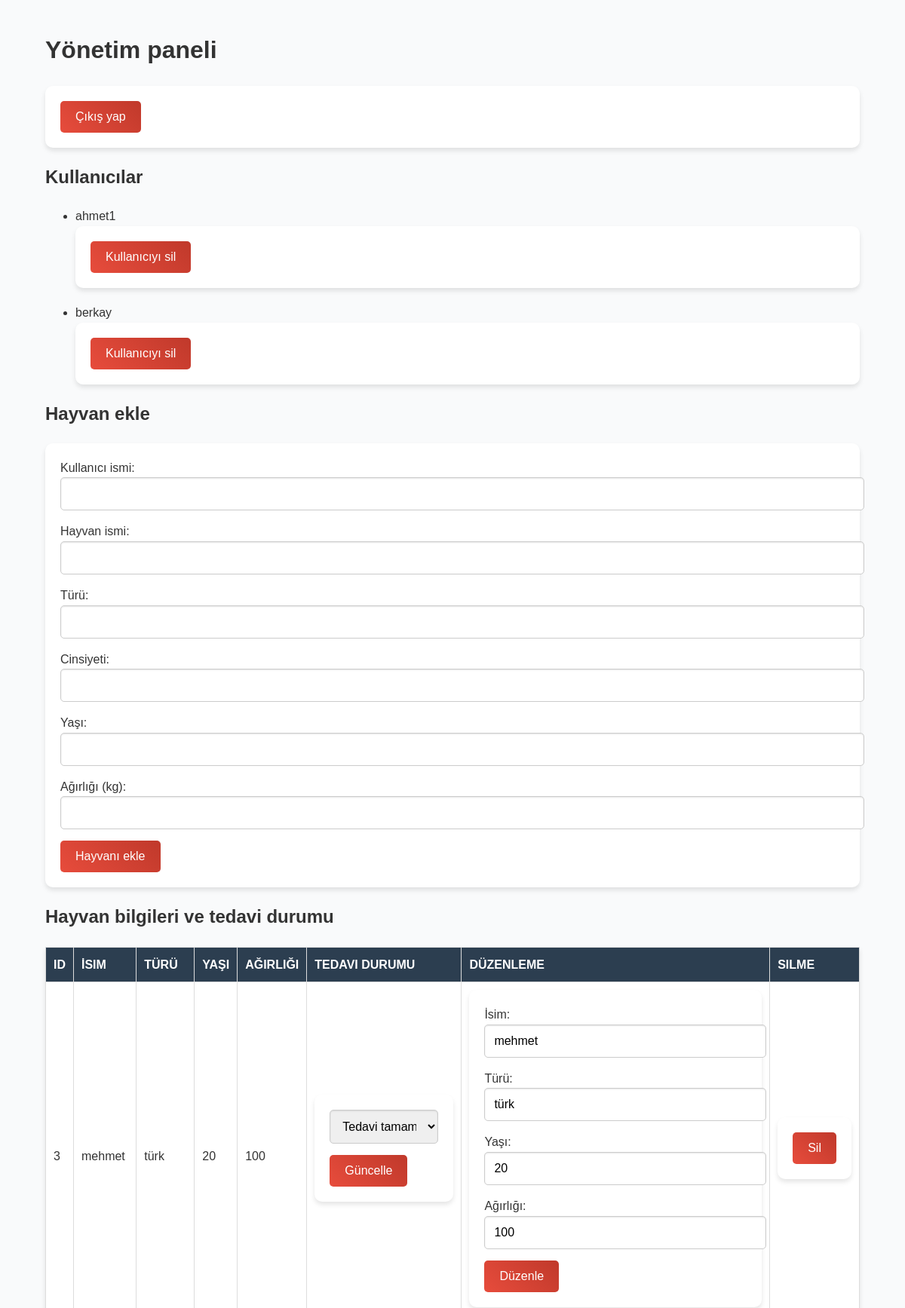
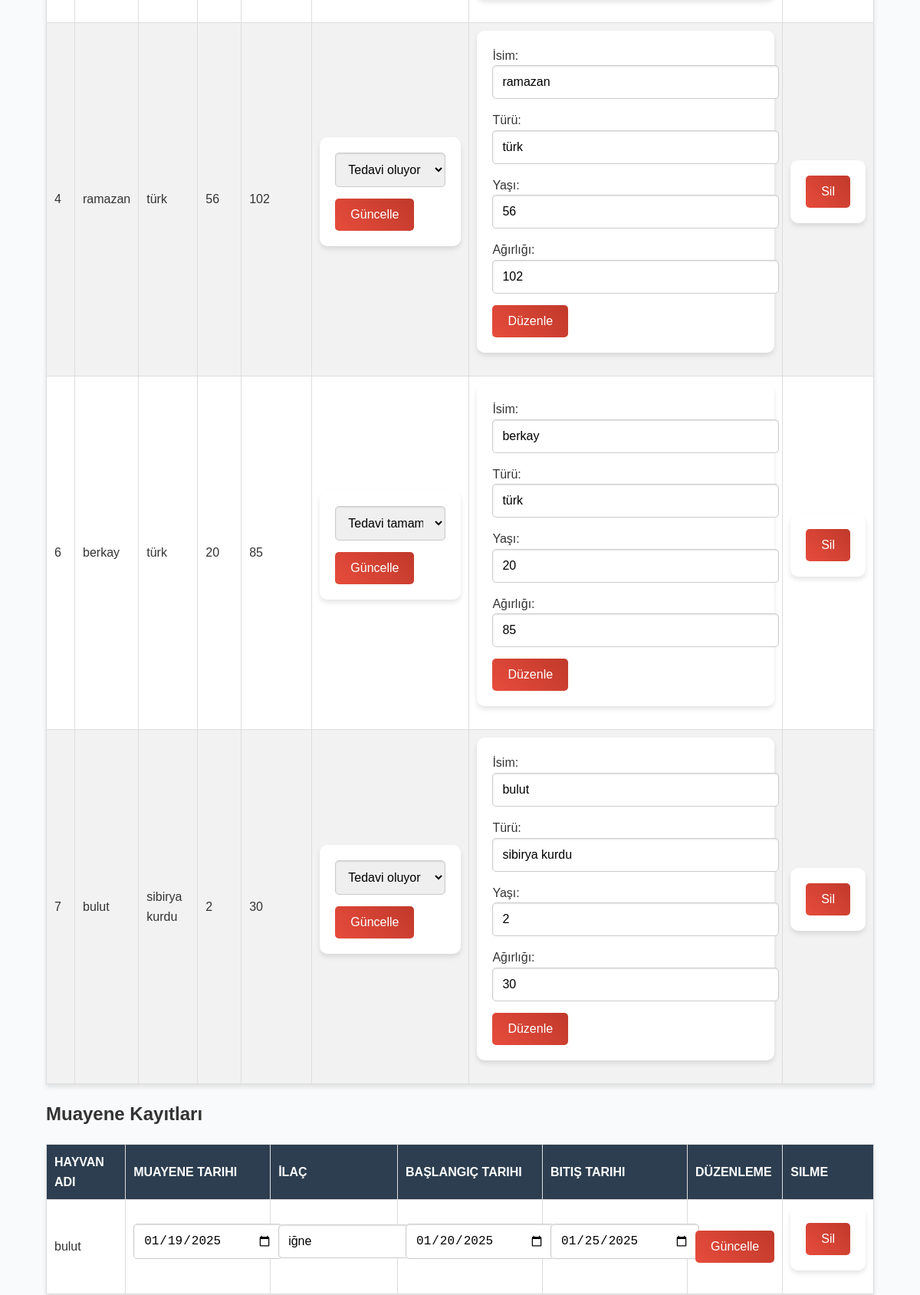
/admin_panel.php (signed in, upper part), run on the app's committed database (2 pictures, top to bottom).
### tables this page shows
CREATE TABLE `users` (
  `id` int(11) NOT NULL,
  `username` varchar(255) NOT NULL,
  `password` varchar(255) NOT NULL,
  `is_admin` int(1) NOT NULL
);

CREATE TABLE `pets` (
  `pet_id` int(255) NOT NULL,
  `exam_date` varchar(255) NOT NULL,
  `medication` varchar(255) NOT NULL,
  `start_date` varchar(255) NOT NULL,
  `end_date` varchar(255) NOT NULL,
  `user_id` int(11) NOT NULL,
  `pet_name` varchar(255) NOT NULL,
  `id` int(11) NOT NULL,
  `species` varchar(255) NOT NULL,
  `breed` varchar(255) NOT NULL,
  `age` int(11) NOT NULL,
  `weight` int(11) NOT NULL,
  `treatment_status` varchar(255) NOT NULL
);

CREATE TABLE `examinations` (
  `pet_id` int(11) NOT NULL,
  `exam_date` date NOT NULL,
  `medication` varchar(255) NOT NULL,
  `start_date` date NOT NULL,
  `end_date` date NOT NULL
);

### admin_panel.php (the view, shortened to what this page needs)
<?php
require_once 'config.php';
$users = $pdo->query("SELECT id, username FROM users WHERE is_admin = FALSE")->fetchAll(PDO::FETCH_ASSOC);
$animals = $pdo->query("SELECT * FROM pets")->fetchAll(PDO::FETCH_ASSOC);
$examinations = $pdo->query("
    SELECT e.pet_id, e.exam_date, e.medication, e.start_date, e.end_date, p.pet_name
    FROM examinations e
    JOIN pets p ON e.pet_id = p.pet_id
")->fetchAll(PDO::FETCH_ASSOC);
?>
<!DOCTYPE html>
<html lang="en">
<head>
    <link rel="stylesheet" href="styles.css">
</head>
<body>
    <div class="container">
        <h1>Yönetim paneli</h1>
        <form action="logout.php" method="post" class="logout-form">
            <button type="submit" class="btn logout">Çıkış yap</button>
        </form>
        <section>
            <h2>Kullanıcılar</h2>
            <ul class="user-list">
                <?php foreach ($users as $user): ?>
                    <li>
                        <?= htmlspecialchars($user['username']); ?>
                        <form action="admin_panel.php" method="post" class="inline-form">
                            <button type="submit" name="delete_user" class="btn delete">Kullanıcıyı sil</button>
                        </form>
                    </li>
                <?php endforeach; ?>
            </ul>
        </section>
        <section>
            <h2>Hayvan ekle</h2>
            <form action="admin_panel.php" method="post">
                <label for="username">Kullanıcı ismi:</label>
                <input type="text" id="username" name="username" required>
                <label for="pet_name">Hayvan ismi:</label>
                <input type="text" id="pet_name" name="pet_name" required>
                <label for="species">Türü:</label>
                <input type="text" id="species" name="species" required>
                <label for="breed">Cinsiyeti:</label>
                <input type="text" id="breed" name="breed">
                <label for="age">Yaşı:</label>
                <input type="number" id="age" name="age" required>
                <label for="weight">Ağırlığı (kg):</label>
                <input type="number" id="weight" name="weight" required>
                <button type="submit" name="add_animal" class="btn add">Hayvanı ekle</button>
            </form>
        </section>
        <section>
            <h2>Hayvan bilgileri ve tedavi durumu</h2>
            <table>
                <thead>
                    <tr>
                        <th>ID</th>
                        <th>İsim</th>
                        <th>Türü</th>
                        <th>Yaşı</th>
                        <th>Ağırlığı</th>
                        <th>Tedavi durumu</th>
                        <th>Düzenleme</th>
                        <th>Silme</th>
                    </tr>
                </thead>
                <tbody>
                    <?php foreach ($animals as $animal): ?>
                        <tr>
                            <td><?= htmlspecialchars($animal['pet_id']); ?></td>
                            <td><?= htmlspecialchars($animal['pet_name']); ?></td>
                            <td><?= htmlspecialchars($animal['species']); ?></td>
                            <td><?= htmlspecialchars($animal['age']); ?></td>
                            <td><?= htmlspecialchars($animal['weight']); ?></td>
                            <td>
                                <form action="admin_panel.php" method="post">
                                    <select name="treatment_status">
                                        <option value="Pending" <?= ($animal['treatment_status'] === 'Pending') ? 'selected' : ''; ?>>Tedavi oluyor</option>
                                        <option value="Completed" <?= ($animal['treatment_status'] === 'Completed') ? 'selected' : ''; ?>>Tedavi tamamlandı</option>
                                    </select>
                                    <button type="submit" name="update_animal" class="btn update">Güncelle</button>
                                </form>
                            </td>
                            <td>
                                <form action="admin_panel.php" method="post">
                                    <label for="pet_name_<?= $animal['pet_id']; ?>">İsim:</label>
                                    <input type="text" id="pet_name_<?= $animal['pet_id']; ?>" name="pet_name" value="<?= htmlspecialchars($animal['pet_name']); ?>">
                                    <label for="species_<?= $animal['pet_id']; ?>">Türü:</label>
                                    <input type="text" id="species_<?= $animal['pet_id']; ?>" name="species" value="<?= htmlspecialchars($animal['species']); ?>">
                                    <label for="age_<?= $animal['pet_id']; ?>">Yaşı:</label>
                                    <input type="number" id="age_<?= $animal['pet_id']; ?>" name="age" value="<?= htmlspecialchars($animal['age']); ?>">
                                    <label for="weight_<?= $animal['pet_id']; ?>">Ağırlığı:</label>
                                    <input type="number" id="weight_<?= $animal['pet_id']; ?>" name="weight" value="<?= htmlspecialchars($animal['weight']); ?>">
                                    <button type="submit" name="edit_animal" class="btn edit">Düzenle</button>
                                </form>
                            </td>
                            <td>
                                <form action="admin_panel.php" method="post">
                                    <button type="submit" name="delete_animal" class="btn delete">Sil</button>
                                </form>
                            </td>
                        </tr>
                    <?php endforeach; ?>
                </tbody>
            </table>
        </section>
<section>
    <h2>Muayene Kayıtları</h2>
    <table>
        <thead>
            <tr>
                <th>Hayvan Adı</th>
                <th>Muayene Tarihi</th>
                <th>İlaç</th>
                <th>Başlangıç Tarihi</th>
                <th>Bitiş Tarihi</th>
                <th>Düzenleme</th>
                <th>Silme</th>
            </tr>
        </thead>
        <tbody>
            <?php foreach ($examinations as $examination): ?>
                <tr>
                    <form action="admin_panel.php" method="post">
                        <td><?= htmlspecialchars($examination['pet_name']); ?></td>
                        <td>
                            <input type="date" name="exam_date" value="<?= htmlspecialchars($examination['exam_date']); ?>">
                        </td>
                        <td>
                            <input type="text" name="medication" value="<?= htmlspecialchars($examination['medication']); ?>">
                        </td>
                        <td>
                            <input type="date" name="start_date" value="<?= htmlspecialchars($examination['start_date']); ?>">
                        </td>
                        <td>
                            <input type="date" name="end_date" value="<?= htmlspecialchars($examination['end_date']); ?>">
                        </td>
                        <td>
                            <button type="submit" name="update_examination" class="btn update">Güncelle</button>
                        </td>
                    </form>
                    <td>
                        <form action="admin_panel.php" method="post">
                            <button type="submit" name="delete_examination" class="btn delete">Sil</button>
                        </form>
                    </td>
                </tr>
            <?php endforeach; ?>
        </tbody>
    </table>
</section>
    </div>
</body>
</html>

### styles.css (style rules this page uses)
body { font-family: 'Arial', sans-serif; line-height: 1.6; margin: 0; padding: 0; background-color: #f9fafb; color: #333; display: flex; flex-direction: column; min-height: 100vh; }
.container { width: 90%; max-width: 1200px; margin: auto; padding: 20px; flex: 1; }
form { background: #fff; padding: 20px; margin-bottom: 20px; border-radius: 10px; box-shadow: 0 4px 6px rgba(0, 0, 0, 0.1); }
input[type="text"], input[type="password"], input[type="number"], input[type="date"], select { width: 100%; padding: 12px; margin-bottom: 15px; border: 1px solid #ccc; border-radius: 5px; box-shadow: inset 0 1px 2px rgba(0, 0, 0, 0.1); font-size: 16px; transition: border-color 0.3s ease, box-shadow 0.3s ease; }
input[type="submit"], button { background: linear-gradient(45deg, #e74c3c, #c0392b); color: #fff; padding: 12px 20px; border: none; border-radius: 5px; cursor: pointer; font-size: 16px; transition: background-color 0.3s ease, transform 0.2s ease; }
table { width: 100%; border-collapse: collapse; margin-bottom: 20px; background: #fff; box-shadow: 0 4px 6px rgba(0, 0, 0, 0.1); }
table th, table td { border: 1px solid #ddd; padding: 10px; text-align: left; }
table th { background-color: #2c3e50; color: #fff; font-weight: bold; text-transform: uppercase; }
table tr:nth-child(even) { background-color: #f2f2f2; }

### data on the page
users: username "ahmet1"
users: username "berkay"
pets: pet_id "3", pet_name "mehmet", species "türk", age "20", weight "100", treatment_status "Tedavi tamamlandı"
pets: pet_id "4", pet_name "ramazan", species "türk", age "56", weight "102", treatment_status "Tedavi oluyor"
pets: pet_id "6", pet_name "berkay", species "türk", age "20", weight "85", treatment_status "Tedavi tamamlandı"
pets: pet_id "7", pet_name "bulut", species "sibirya kurdu", age "2", weight "30", treatment_status "Tedavi oluyor"
examinations: pet.pet_name "bulut", exam_date "01/19/2025", medication "iğne", start_date "01/20/2025", end_date "01/25/2025"
